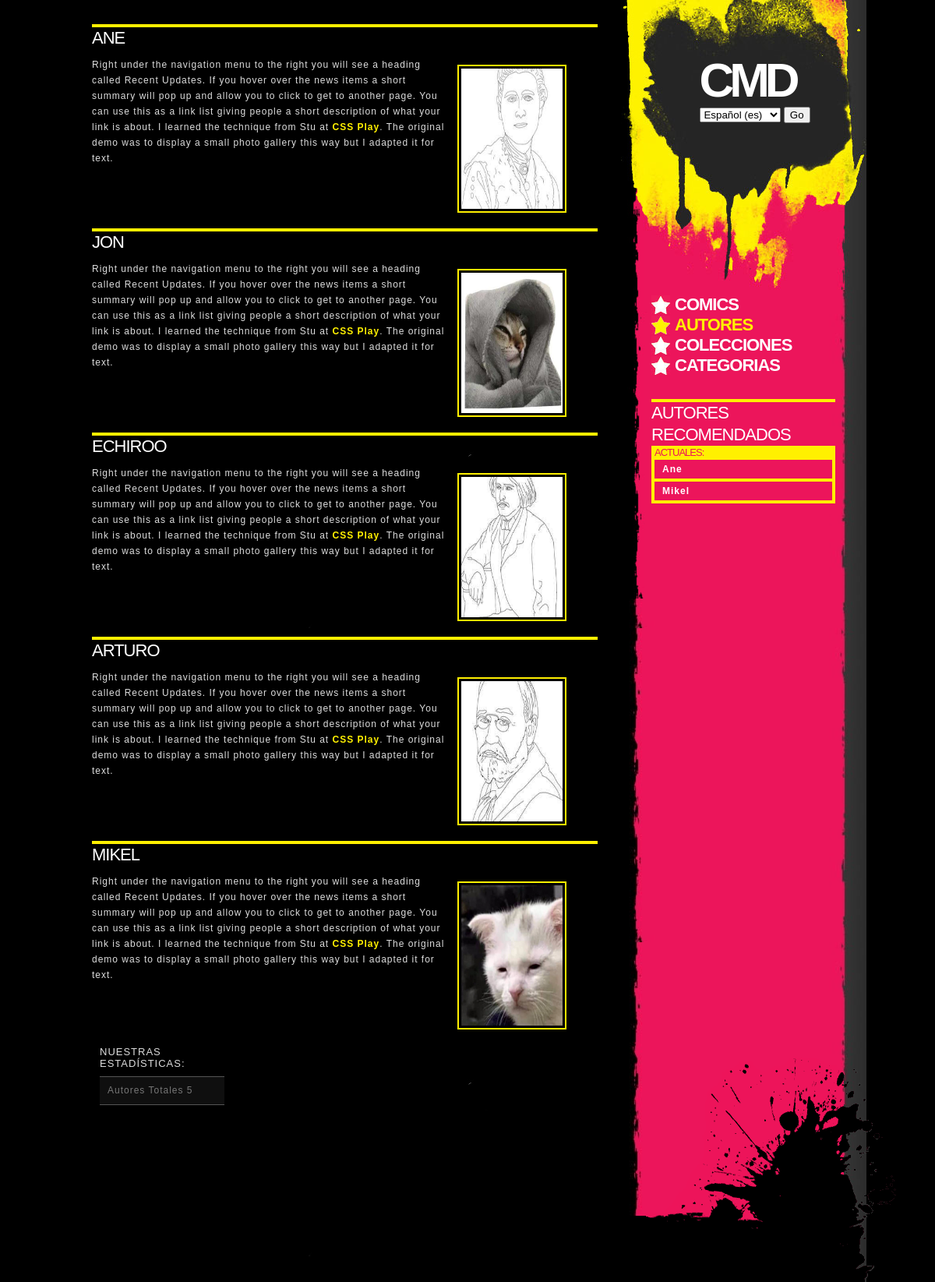
/appLibreria/autores/, run on the app's committed database.
### appLibreria/models.py (models this page shows, shortened)
class Autor(models.Model):
    nombre = models.CharField(max_length=25)
    apellido = models.CharField(max_length=25)
    anyoNacimiento = models.IntegerField()
    def get_absolute_url(self):
        return reverse('autorDetail', args=[str(self.pk)])

### appLibreria/views.py (the view)
# urls.py: path('autores/', AutorList.as_view(), name='autorList'),
class AutorList(ListView):
	template_name = 'autorList.html'
	model = Autor

### appLibreria/templates/autorList.html (shortened to what this page needs)
{% extends "index.html" %}
{% load static %}
{% load i18n %}
{% block barraDer %}
<ul class="nav">
	<li><a href="/appLibreria/comics/">{% blocktrans %}Comics{% endblocktrans %}</a></li>
	<li><a class="selected" href="/appLibreria/autores/">{% blocktrans %}Autores{% endblocktrans %}</a></li>
	<li><a href="/appLibreria/colecciones/">{% blocktrans %}Colecciones{% endblocktrans %}</a></li>
	<li><a href="/appLibreria/tags/">{% blocktrans %}Categorias{% endblocktrans %}</a></li>
</ul>
<h1>{% blocktrans %}Autores Recomendados{% endblocktrans %}</h1>
<h3>{% blocktrans %}Actuales:{% endblocktrans %}</h3>
{% for autor in object_list %}
	{% if autor.anyoNacimiento >= 2000 %}
		<p class="recomendaciones"><a class="link-recomendacion" href="{{autor.get_absolute_url}}">{{ autor.nombre }}</a></p>
	{% endif %}
{% endfor %}
{% endblock barraDer %}
{% block contenido %}
	{% for autor in object_list %}
	<div class="espacio">
		<h1>{{ autor.nombre }}</h1>
		<p><a href="{{autor.get_absolute_url}}"><img src="{% static 'img/autores/'|add:autor.nombre|add:'.png' %}" alt="{{ autor.nombre }}" class="responsive-img r_blog" /></a>Right under the navigation menu to the right you will see a heading called Recent Updates. If you hover over the news items a short summary will pop up and allow you to click to get to another page. You can use this as a link list giving people a short description of what your link is about. I learned the technique from Stu at <a href="http://www.cssplay.co.uk/">CSS Play</a>. The original demo was to display a small photo gallery this way but I adapted it for text.</p>
	</div>
	{% endfor %}
{% endblock contenido %}
{% block Numero %}
	<li><a>{% blocktrans %}Autores Totales {% endblocktrans %}{{object_list.count}}</a></li>
{% endblock Numero %}

### appLibreria/static/css/default.css (style rules this page uses)
body { background:url(../img/bg.jpg) repeat-y center top #000; text-align:center; margin:0; padding:0; }
#content h1 { border-top:4px solid #FFF000; color:#FFF; font:22px "Arial Black", Arial, Helvetica, sans-serif; text-transform:uppercase; letter-spacing:-1px; margin:30px 60px 0 30px; line-height:28px; }
#content p { font:12px Arial, Helvetica, sans-serif; line-height:20px; letter-spacing:1px; margin:10px 50px 10px 30px; }
#content a,#footer a { color:#FFF000; text-decoration:none; font-weight:900; }
#content img { border:2px solid #FFF000; padding:3px; }
#content img.r_blog { float:right; margin:4px 10px 4px 8px; }
#content img.responsive-img { width: 130px; height: 180px; margin: 10px; margin-right: 50px; }
#content .espacio { padding-bottom: 40px; }
#sidebar h1 { border-top:4px solid #FFF000; color:#FFF; font:22px "Arial Black", Arial, Helvetica, sans-serif; text-transform:uppercase; letter-spacing:-1px; margin:30px 0 0 0; line-height:28px; }
#sidebar h3 { background-color:#FFF000; color:#ED145A; font:13px "Arial Black", Arial, Helvetica, sans-serif; text-transform:uppercase; letter-spacing:-1px; margin:0 0 10px 0; padding-left:4px; line-height:18px; }
#sidebar p { line-height:16px; padding:4px 4px 4px 10px; margin:-10px 0 0 0; width:214px; border:4px solid #FFF000; border-top:none; }
#sidebar p.recomendaciones { margin-bottom: 10px; }
#sidebar a { color:#ED145A; font-weight:900; text-decoration:none; }
#sidebar a.link-recomendacion { color: #FFF; }
#sidebar .nav { list-style-position:inside; list-style-type:none; font:22px "Arial Black", Arial, Helvetica, sans-serif; text-transform:uppercase; letter-spacing:-1px; padding-left:0; margin-left:0; }
#sidebar .nav a { color:#FFF; text-decoration:none; background:url(../img/star1.jpg) no-repeat center left; padding:0 0 0 30px; }
#sidebar .nav .selected { color:#FFF000; background:url(../img/star2.jpg) no-repeat center left; pointer-events: none; }
#footer li a { display:block; height:15px; color:#777; font-weight:normal; padding:10px 10px; margin:-1px 0; text-decoration:none; letter-spacing:1px; background-color:#0F0F0F; border-top:1px solid #555; border-bottom:1px solid #555; }

### data on the page
Autor: nombre "Ane", nombre "ANE", shows a picture
Autor: nombre "Mikel", nombre "MIKEL", nombre (picture)
Autor: nombre "JON", shows a picture
Autor: nombre "ECHIROO", nombre (picture)
Autor: nombre "ARTURO", nombre (picture)

### other printed values
{{ object_list.count }} "5"
form field language "Español (es)"
